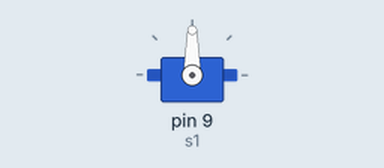
Bench run of a sketch on a simulated Arduino Uno, built with avr-gcc and run on an emulated ATmega328P. Parts: servo.

Above: at 1.05 s.
At 1.65 s:
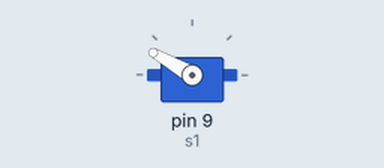
At 2.3 s:
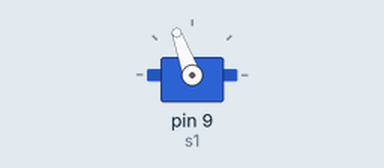
At 3.7 s:
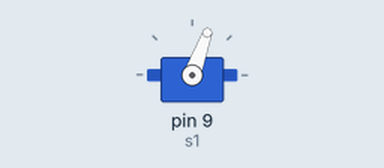
Timing chart, 0 to 7.4 s (numbered marks = the images above):
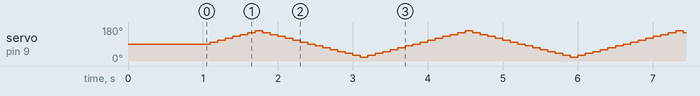

The sketch:

_00120_SERVORANGE.ino
```cpp
// --------------------------------------------------------------------------- SERVO
#include <Servo.h>
Servo s1;

// variaveis de direccao para o varrimento do servo
#define INCREMENTA_POSICAO  0
#define DECREMENTA_POSICAO  1

// variavel 'dir' (direcção) define a rotacao do servo
byte servoDir = INCREMENTA_POSICAO;

// o valor para ser enviado ao servo
// value to be sent to the servo
int servoPos = 90;
int max = 160;
int min = 20;
int actual = 0;

// --------------------------------------------------------------------------- SETUP

void setup()
{
  Serial.begin(9600);

  s1.attach(9); // servo attach
  servoPos = 90;
  s1.write(servoPos); // center servo
  delay(1000);
}

// --------------------------------------------------------------------------- LOOP

void loop()
{

  // ServoRange (min, max, delay, increment)
  ServoRange(20, 160, 100, 10);
}
```

ServoRange.ino
```cpp
// --------------------------------------------------------------------------- SERVO RANGE
void ServoRange (int _min, int _max, int _del, int _inc)
{
  s1.write(servoPos);
  delay(_del);

  if(servoPos >= _max)
    servoDir = DECREMENTA_POSICAO;

  if(servoPos <= _min)
    servoDir = INCREMENTA_POSICAO;

  if(servoDir == INCREMENTA_POSICAO)
    servoPos += _inc;
  else
    servoPos -= _inc;

}
```
